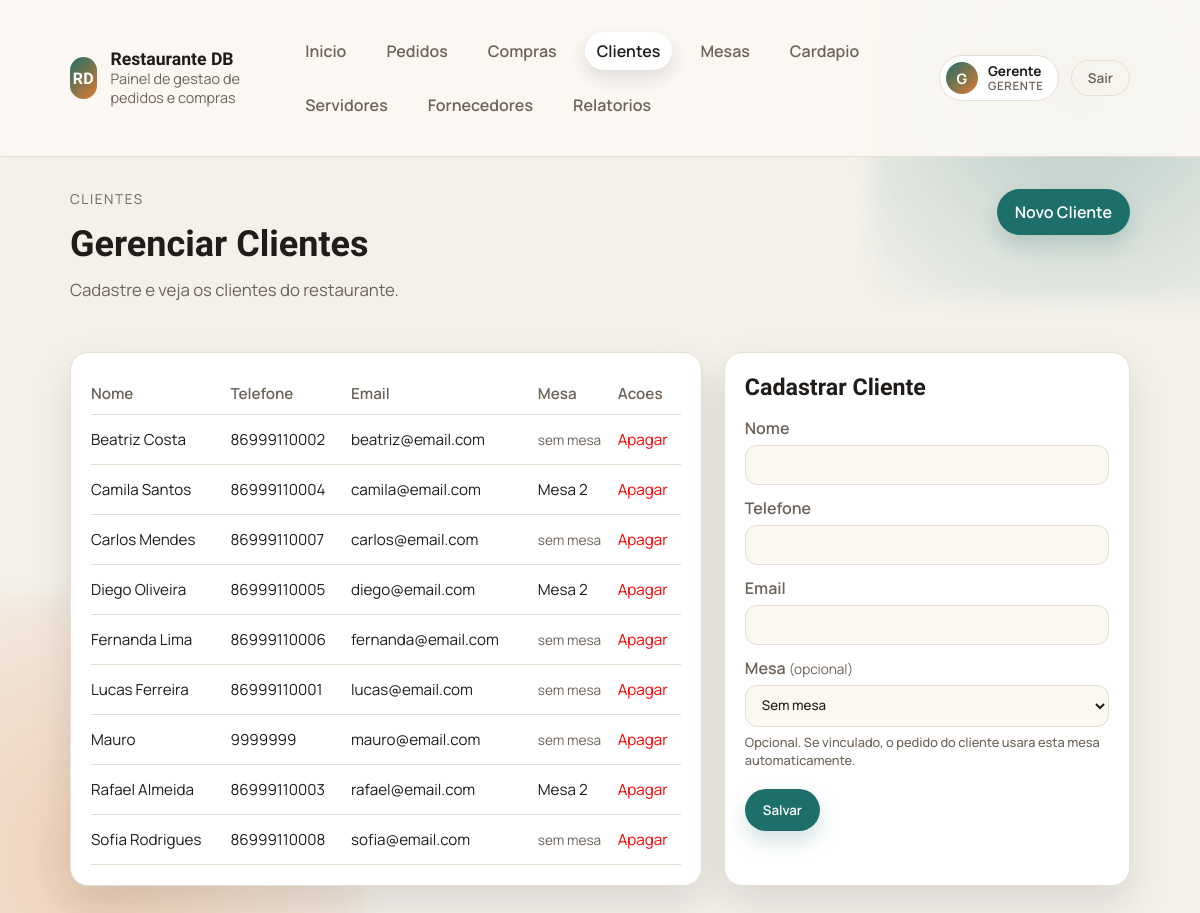
/cliente (signed in), run on an earlier commit of the app's database.
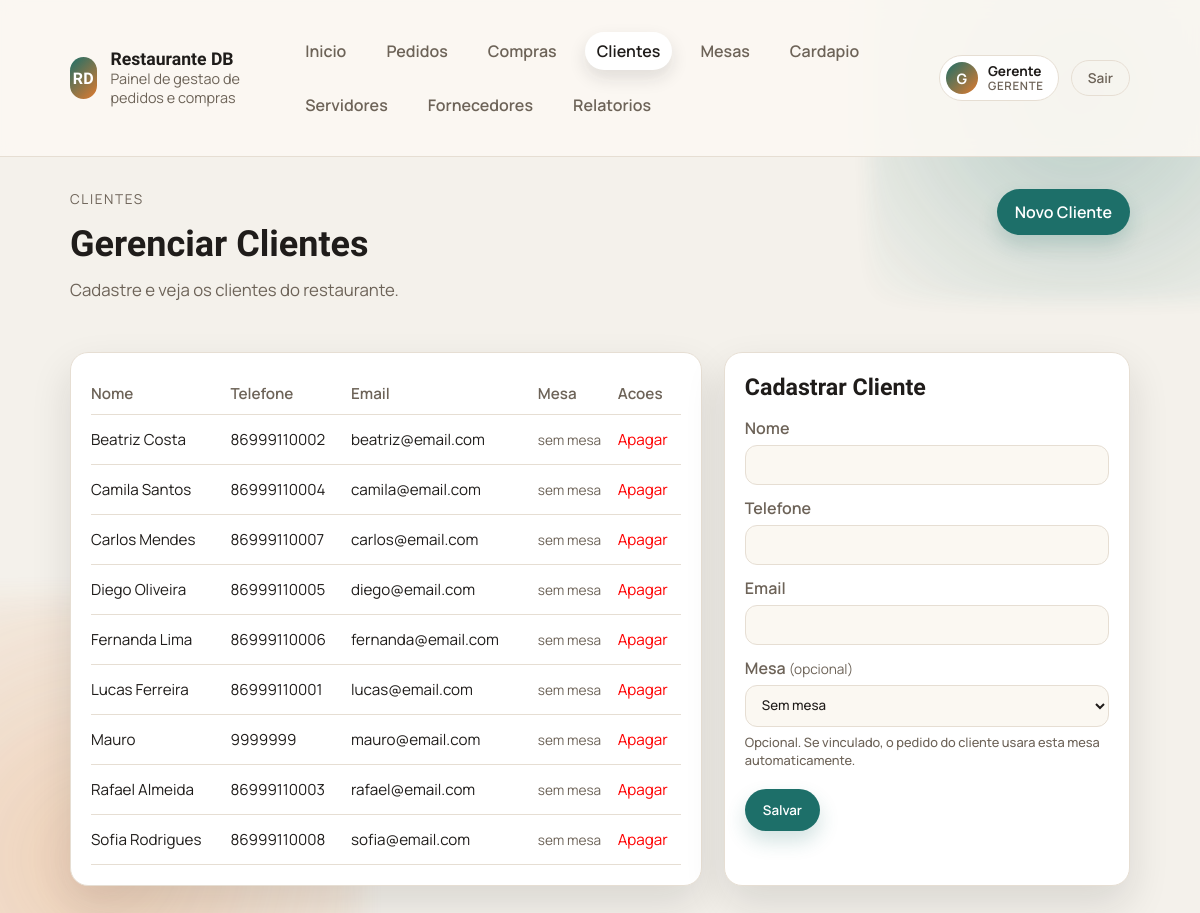
And on a later commit of the database.
### tables this page shows
CREATE TABLE clientes (
    id_cliente INTEGER PRIMARY KEY AUTOINCREMENT,
    nome TEXT NOT NULL,
    telefone TEXT,
    email TEXT,
    data_cadastro TEXT DEFAULT CURRENT_TIMESTAMP
, id_mesa INTEGER REFERENCES mesas(id_mesa) ON DELETE SET NULL);

CREATE TABLE mesas (
    id_mesa INTEGER PRIMARY KEY AUTOINCREMENT,
    numero INTEGER NOT NULL UNIQUE,
    capacidade INTEGER NOT NULL,
    status TEXT NOT NULL DEFAULT 'livre' CHECK (status IN ('livre','ocupada','reservada'))
, id_servidor INTEGER REFERENCES usuarios(id_usuario) ON DELETE SET NULL);

### public/bd/models.php (called while the page is built, shortened)
<?php
$pdo = null;
function db_connect() {
    global $pdo;
    if (!$pdo) {
        $db_path = __DIR__ . '/../../database.sqlite';
        $pdo = get_sqlite_connection($db_path);
    }
    return $pdo;
}
function get_clientes() {
    $pdo = db_connect();
    $stmt = $pdo->query("SELECT c.*, m.numero as mesa_numero
                         FROM clientes c
                         LEFT JOIN mesas m ON c.id_mesa = m.id_mesa
                         ORDER BY c.nome ASC");
    return $stmt->fetchAll();
}

### public/templates/cliente.php (the view, shortened to what this page needs)
<?php
require_once __DIR__ . '/../bd/models.php';
$clientes = get_clientes();
?><!doctype html>
<html lang="pt-BR">
<head>
    <link rel="stylesheet" href="/style.css">
</head>
<body>
    <?php $active = '/cliente'; require __DIR__ . '/partials/topbar.php'; ?>
    <main class="container">
        <section class="page-header">
            <div>
                <p class="eyebrow">Clientes</p>
                <h1>Gerenciar Clientes</h1>
                <p class="lead">Cadastre e veja os clientes do restaurante.</p>
            </div>
            <div class="page-actions">
                <a class="button" href="#form-card">Novo Cliente</a>
            </div>
        </section>
        <section class="layout">
            <div class="table-card">
                <table>
                    <thead>
                        <tr>
                            <th>Nome</th>
                            <th>Telefone</th>
                            <th>Email</th>
                            <th>Mesa</th>
                            <th>Acoes</th>
                        </tr>
                    </thead>
                    <tbody>
                        <?php foreach ($clientes as $c): ?>
                        <tr>
                            <td><?= htmlspecialchars((string)$c['nome']) ?></td>
                            <td><?= htmlspecialchars((string)$c['telefone']) ?></td>
                            <td><?= htmlspecialchars((string)$c['email']) ?></td>
                            <td><?= $c['mesa_numero'] !== null ? 'Mesa ' . htmlspecialchars((string)$c['mesa_numero']) : '<span class="cell-sub">sem mesa</span>' ?></td>
                            <td>
                                <form method="POST" action="/" class="inline-form">
                                    <button class="text-link" type="submit" style="color:red" onclick="return confirm('Tem certeza?')">Apagar</button>
                                </form>
                            </td>
                        </tr>
                        <?php endforeach; ?>
                    </tbody>
                </table>
            </div>
            <aside class="form-card" id="form-card">
                <h2>Cadastrar Cliente</h2>
                <form class="stack" method="POST" action="/">
                    <label class="field">
                        <span>Nome</span>
                        <input type="text" name="nome" required>
                    </label>
                    <label class="field">
                        <span>Telefone</span>
                        <input type="text" name="telefone">
                    </label>
                    <label class="field">
                        <span>Email</span>
                        <input type="email" name="email">
                    </label>
                    <label class="field">
                        <span>Mesa <span class="cell-sub" style="font-weight:400;">(opcional)</span></span>
                        <select name="id_mesa">
                            <option value="">Sem mesa</option>
                        </select>
                        <span class="helper">Opcional. Se vinculado, o pedido do cliente usara esta mesa automaticamente.</span>
                    </label>
                    <div class="form-actions">
                        <button class="button" type="submit">Salvar</button>
                    </div>
                </form>
            </aside>
        </section>
    </main>
</body>
</html>

What changed in the data, as far as the page shows it:
changed clientes "Camila Santos": id_mesa.numero "2" → (not shown); text "Mesa" → "sem mesa"
changed clientes "Diego Oliveira": id_mesa.numero "2" → (not shown); text "Mesa" → "sem mesa"
changed clientes "Rafael Almeida": id_mesa.numero "2" → (not shown); text "Mesa" → "sem mesa"
